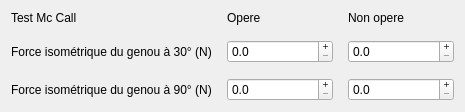
    <widget class="QWidget" name="layoutWidget_22">
     <property name="geometry">
      <rect>
       <x>50</x>
       <y>370</y>
       <width>465</width>
       <height>110</height>
      </rect>
     </property>
     <layout class="QGridLayout" name="gridLayout_ratioIJ_2">
      <property name="spacing">
       <number>15</number>
      </property>
      <item row="2" column="2">
       <widget class="QDoubleSpinBox" name="doubleSpinBox_g_force90McCallNO">
        <property name="cursor">
         <cursorShape>ArrowCursor</cursorShape>
        </property>
        <property name="buttonSymbols">
         <enum>QAbstractSpinBox::ButtonSymbols::PlusMinus</enum>
        </property>
        <property name="accelerated">
         <bool>true</bool>
        </property>
        <property name="decimals">
         <number>1</number>
        </property>
        <property name="maximum">
         <double>100000.000000000000000</double>
        </property>
       </widget>
      </item>
      <item row="0" column="2">
       <widget class="QLabel" name="label_non_opere_16">
        <property name="text">
         <string>Non opere</string>
        </property>
       </widget>
      </item>
      <item row="1" column="1">
       <widget class="QDoubleSpinBox" name="doubleSpinBox_g_force30McCallO">
        <property name="cursor">
         <cursorShape>ArrowCursor</cursorShape>
        </property>
        <property name="buttonSymbols">
         <enum>QAbstractSpinBox::ButtonSymbols::PlusMinus</enum>
        </property>
        <property name="accelerated">
         <bool>true</bool>
        </property>
        <property name="showGroupSeparator" stdset="0">
         <bool>false</bool>
        </property>
        <property name="decimals">
         <number>1</number>
        </property>
        <property name="maximum">
         <double>100000.000000000000000</double>
        </property>
       </widget>
      </item>
      <item row="0" column="1">
       <widget class="QLabel" name="label_opere_17">
        <property name="text">
         <string>Opere</string>
        </property>
       </widget>
      </item>
      <item row="0" column="0">
       <widget class="QLabel" name="label_ration_ij_quadri_2">
        <property name="text">
         <string>Test Mc Call</string>
        </property>
        <property name="textFormat">
         <enum>Qt::TextFormat::RichText</enum>
        </property>
       </widget>
      </item>
      <item row="1" column="0">
       <widget class="QLabel" name="label_f30_mccall">
        <property name="text">
         <string>Force isométrique du genou à 30° (N)</string>
        </property>
       </widget>
      </item>
      <item row="1" column="2">
       <widget class="QDoubleSpinBox" name="doubleSpinBox_g_force30McCallNO">
        <property name="cursor">
         <cursorShape>ArrowCursor</cursorShape>
        </property>
        <property name="buttonSymbols">
         <enum>QAbstractSpinBox::ButtonSymbols::PlusMinus</enum>
        </property>
        <property name="accelerated">
         <bool>true</bool>
        </property>
        <property name="decimals">
         <number>1</number>
        </property>
        <property name="maximum">
         <double>100000.000000000000000</double>
        </property>
       </widget>
      </item>
      <item row="2" column="0">
       <widget class="QLabel" name="label_f90_mccall">
        <property name="text">
         <string>Force isométrique du genou à 90° (N)</string>
        </property>
       </widget>
      </item>
      <item row="2" column="1">
       <widget class="QDoubleSpinBox" name="doubleSpinBox_g_force90McCallO">
        <property name="cursor">
         <cursorShape>ArrowCursor</cursorShape>
        </property>
        <property name="buttonSymbols">
         <enum>QAbstractSpinBox::ButtonSymbols::PlusMinus</enum>
        </property>
        <property name="accelerated">
         <bool>true</bool>
        </property>
        <property name="decimals">
         <number>1</number>
        </property>
        <property name="maximum">
         <double>100000.000000000000000</double>
        </property>
       </widget>
      </item>
     </layout>
    </widget>
